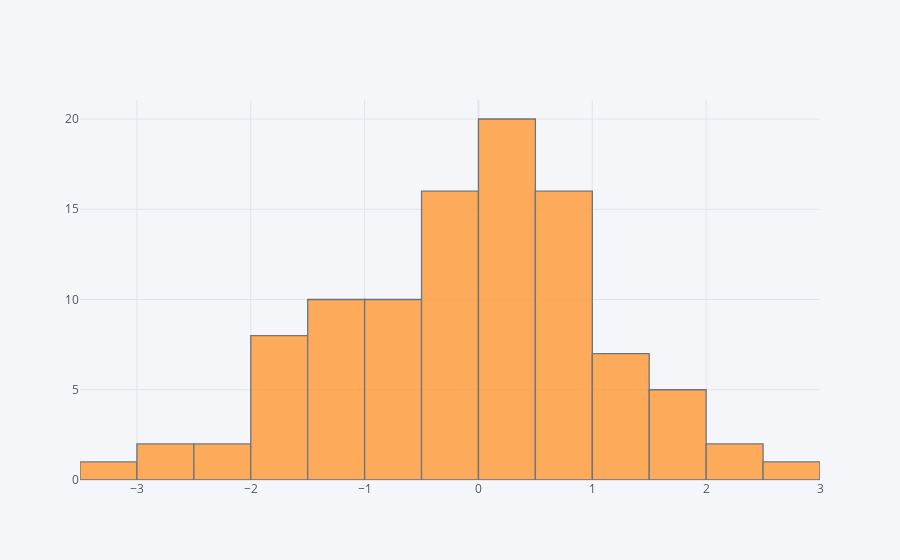

The code cell stored with this chart in its notebook:
### Markdown cell above
## histogram

### Code cell
df['A'].iplot(kind='hist',bins=25)

### Figure 1 — Plotly figure (JSON) as saved in the notebook; plotly's stock layout.template omitted (floating-point values rounded to 4 significant figures)
{"data": [{"histfunc": "count", "histnorm": "", "marker": {"color": "rgba(255, 153, 51, 1.0)", "line": {"color": "#4D5663", "width": 1.3}}, "name": "A", "nbinsx": 25, "opacity": 0.8, "orientation": "v", "type": "histogram", "x": [-1.94, 1.248, 0.005552, -1.003, 1.282, 0.6476, -0.4708, -0.7832, -0.03201, -1.777, 1.554, -0.5424, -0.6544, -0.1174, 0.4473, 0.9094, -1.208, 0.9646, -1.282, 0.2111, 1.648, -0.1019, 0.4025, -0.09916, -0.4018, 0.8487, 0.4345, 0.8598, -0.1474, -0.9784, 2.238, 0.3673, 1.451, -1.686, 0.8156, 0.3636, 0.3383, -0.6493, -2.851, 0.7694, 0.1559, 0.5465, 0.1519, -1.827, -0.6432, -0.3787, 0.2196, 2.422, 0.5018, -1.194, 0.4746, 0.7464, -1.039, -2.374, -1.002, 0.7571, 0.9851, -0.6771, 1.196, -2.026, -0.9855, 0.9925, 1.344, 0.135, -0.4743, 0.7482, -1.735, -3.102, -1.868, -1.218, 0.3925, 0.6284, 1.861, 1.915, -0.467, 1.506, -1.104, -0.701, -1.892, -0.7589, 0.22, -0.2528, -0.4885, 1.147, 2.643, 0.8952, -0.07105, -0.3579, -0.1635, 0.0603, 0.3498, 0.2629, -1.651, 0.3724, -0.1819, -1.437, 0.1143, -1.312, -2.959, 1.007]}], "layout": {"barmode": "overlay", "legend": {"bgcolor": "#F5F6F9", "font": {"color": "#4D5663"}}, "paper_bgcolor": "#F5F6F9", "plot_bgcolor": "#F5F6F9", "title": {"font": {"color": "#4D5663"}}, "xaxis": {"gridcolor": "#E1E5ED", "showgrid": true, "tickfont": {"color": "#4D5663"}, "title": {"font": {"color": "#4D5663"}, "text": ""}, "zerolinecolor": "#E1E5ED"}, "yaxis": {"gridcolor": "#E1E5ED", "showgrid": true, "tickfont": {"color": "#4D5663"}, "title": {"font": {"color": "#4D5663"}, "text": ""}, "zerolinecolor": "#E1E5ED"}}}
